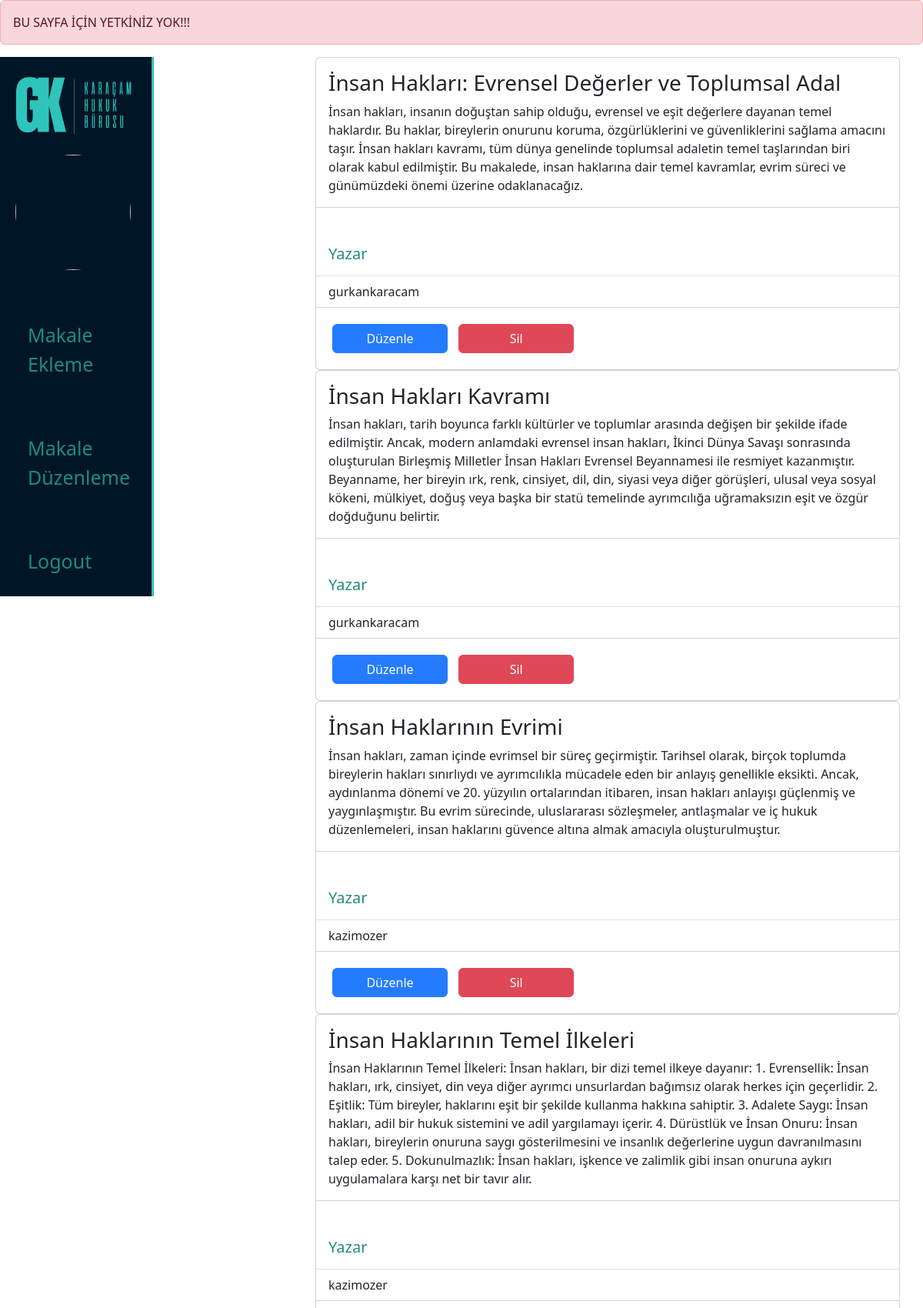
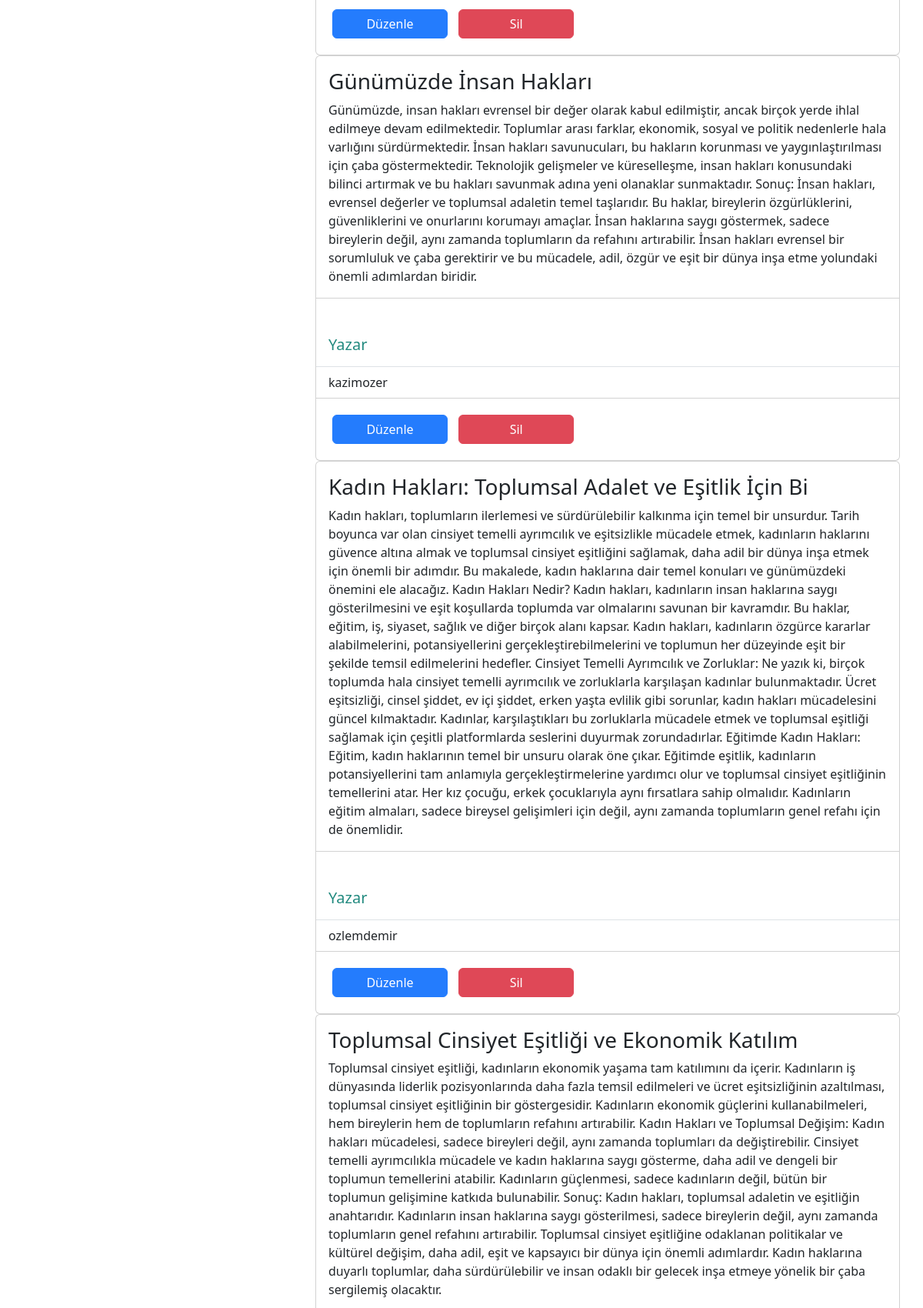
The page /admin/panel.php?option=2 (upper part) on the database its author committed (2 pictures, top to bottom).
### tables this page shows
CREATE TABLE `makale` (
  `id` int(25) NOT NULL,
  `caption` varchar(150) NOT NULL,
  `content` text NOT NULL,
  `writer` varchar(25) NOT NULL
);

### admin/makaleedit.php (the view, shortened to what this page needs)
<?php
include("dbconnect.php");
?>
<!doctype html>
<html>
<head>
<link href="https://cdn.jsdelivr.net/npm/bootstrap@5.3.2/dist/css/bootstrap.min.css" rel="stylesheet">
<link href="../css/makaleedit.css" rel="stylesheet">
<link href="../css/modal.css?v=<?php echo time()?>" rel="stylesheet" type="text/css">
</head>
<body>
<?php
$sorgu = $conn->query("SELECT * FROM makale");
while ($sonuc = $sorgu->fetch_assoc()) {
$caption = $sonuc['caption'];
$writer = $sonuc['writer'];
$content = $sonuc['content'];
$id = $sonuc['id'];
?>
<div class="card" style="width: 100%;">
  <div class="card-body">
    <h3 class="card-title"><?php echo $caption; ?></h3>
    <p class="card-text"><?php echo $content; ?></p>
  </div>
  <ul class="list-group list-group-flush">
    <li class="list-group-item"><h5>Yazar</h5></li>
    <li class="list-group-item"><?php echo $writer; ?></li>
  </ul>
  <div class="card-body">
  <a href="updatemakale.php?id=<?php echo $id; ?>" class="btn btn-primary buttonspace">Düzenle</a>
    <a href="deletemakale.php?id=<?php echo $id; ?>" class="btn btn-danger buttonspace">Sil</a>
  </div>
</div>
<?php
}
?>
</body>
</html>

### css/panel.css (style rules this page uses)
body { margin: 0 auto; padding: 0; }
* { box-sizing: border-box; }
.btn { background-color: dodgerblue; color: white; padding: 15px 20px; border: none; cursor: pointer; width: 100%; opacity: 0.9; }
h5 { margin-top: 40px; color: #228a7f; display: block; }

### css/makaleedit.css (style rules this page uses)
.buttonspace { margin: 5px; width: 150px; }

### css/modal.css (style rules this page uses)
h5 { margin-top: 40px; color: #228a7f; display: block; }

### rows shown on the page
makale: caption "İnsan Hakları: Evrensel Değerler ve Toplumsal Adal", content "İnsan hakları, insanın doğuştan sahip olduğu, evrensel ve eşit değerlere dayanan temel haklardır. Bu haklar, bireylerin onurunu koruma, özgürlüklerini ve güvenliklerini sağlama amacını taşır. İnsan hakları kavramı, tüm dünya genelinde toplumsal adaletin temel taşlarından biri olarak kabul edilmiştir. Bu makalede, insan haklarına dair temel kavramlar, evrim süreci ve günümüzdeki önemi üzerine odaklanacağız.", writer "gurkankaracam"
makale: caption "İnsan Hakları Kavramı", content "İnsan hakları, tarih boyunca farklı kültürler ve toplumlar arasında değişen bir şekilde ifade edilmiştir. Ancak, modern anlamdaki evrensel insan hakları, İkinci Dünya Savaşı sonrasında oluşturulan Birleşmiş Milletler İnsan Hakları Evrensel Beyannamesi ile resmiyet kazanmıştır. Beyanname, her bireyin ırk, renk, cinsiyet, dil, din, siyasi veya diğer görüşleri, ulusal veya sosyal kökeni, mülkiyet, doğuş veya başka bir statü temelinde ayrımcılığa uğramaksızın eşit ve özgür doğduğunu belirtir.", writer "gurkankaracam"
makale: caption "İnsan Haklarının Evrimi", content "İnsan hakları, zaman içinde evrimsel bir süreç geçirmiştir. Tarihsel olarak, birçok toplumda bireylerin hakları sınırlıydı ve ayrımcılıkla mücadele eden bir anlayış genellikle eksikti. Ancak, aydınlanma dönemi ve 20. yüzyılın ortalarından itibaren, insan hakları anlayışı güçlenmiş ve yaygınlaşmıştır. Bu evrim sürecinde, uluslararası sözleşmeler, antlaşmalar ve iç hukuk düzenlemeleri, insan haklarını güvence altına almak amacıyla oluşturulmuştur.", writer "kazimozer"
makale: caption "İnsan Haklarının Temel İlkeleri", content "İnsan Haklarının Temel İlkeleri: İnsan hakları, bir dizi temel ilkeye dayanır: 1. Evrensellik: İnsan hakları, ırk, cinsiyet, din veya diğer ayrımcı unsurlardan bağımsız olarak herkes için geçerlidir. 2. Eşitlik: Tüm bireyler, haklarını eşit bir şekilde kullanma hakkına sahiptir. 3. Adalete Saygı: İnsan hakları, adil bir hukuk sistemini ve adil yargılamayı içerir. 4. Dürüstlük ve İnsan Onuru: İnsan hakları, bireylerin onuruna saygı gösterilmesini ve insanlık değerlerine uygun davranılmasını talep eder. 5. Dokunulmazlık: İnsan hakları, işkence ve zalimlik gibi insan onuruna aykırı uygulamalara karşı net bir tavır alır.", writer "kazimozer"
makale: caption "Günümüzde İnsan Hakları", content "Günümüzde, insan hakları evrensel bir değer olarak kabul edilmiştir, ancak birçok yerde ihlal edilmeye devam edilmektedir. Toplumlar arası farklar, ekonomik, sosyal ve politik nedenlerle hala varlığını sürdürmektedir. İnsan hakları savunucuları, bu hakların korunması ve yaygınlaştırılması için çaba göstermektedir. Teknolojik gelişmeler ve küreselleşme, insan hakları konusundaki bilinci artırmak ve bu hakları savunmak adına yeni olanaklar sunmaktadır. Sonuç: İnsan hakları, evrensel değerler ve toplumsal adaletin temel taşlarıdır. Bu haklar, bireylerin özgürlüklerini, güvenliklerini ve onurlarını korumayı amaçlar. İnsan haklarına saygı göstermek, sadece bireylerin değil, aynı zamanda…", writer "kazimozer"
makale: caption "Kadın Hakları: Toplumsal Adalet ve Eşitlik İçin Bi", content "Kadın hakları, toplumların ilerlemesi ve sürdürülebilir kalkınma için temel bir unsurdur. Tarih boyunca var olan cinsiyet temelli ayrımcılık ve eşitsizlikle mücadele etmek, kadınların haklarını güvence altına almak ve toplumsal cinsiyet eşitliğini sağlamak, daha adil bir dünya inşa etmek için önemli bir adımdır. Bu makalede, kadın haklarına dair temel konuları ve günümüzdeki önemini ele alacağız. Kadın Hakları Nedir? Kadın hakları, kadınların insan haklarına saygı gösterilmesini ve eşit koşullarda toplumda var olmalarını savunan bir kavramdır. Bu haklar, eğitim, iş, siyaset, sağlık ve diğer birçok alanı kapsar. Kadın hakları, kadınların özgürce kararlar alabilmelerini, potansiyellerini…", writer "ozlemdemir"
makale: caption "Toplumsal Cinsiyet Eşitliği ve Ekonomik Katılım", content "Toplumsal cinsiyet eşitliği, kadınların ekonomik yaşama tam katılımını da içerir. Kadınların iş dünyasında liderlik pozisyonlarında daha fazla temsil edilmeleri ve ücret eşitsizliğinin azaltılması, toplumsal cinsiyet eşitliğinin bir göstergesidir. Kadınların ekonomik güçlerini kullanabilmeleri, hem bireylerin hem de toplumların refahını artırabilir. Kadın Hakları ve Toplumsal Değişim: Kadın hakları mücadelesi, sadece bireyleri değil, aynı zamanda toplumları da değiştirebilir. Cinsiyet temelli ayrımcılıkla mücadele ve kadın haklarına saygı gösterme, daha adil ve dengeli bir toplumun temellerini atabilir. Kadınların güçlenmesi, sadece kadınların değil, bütün bir toplumun gelişimine katkıda…"
